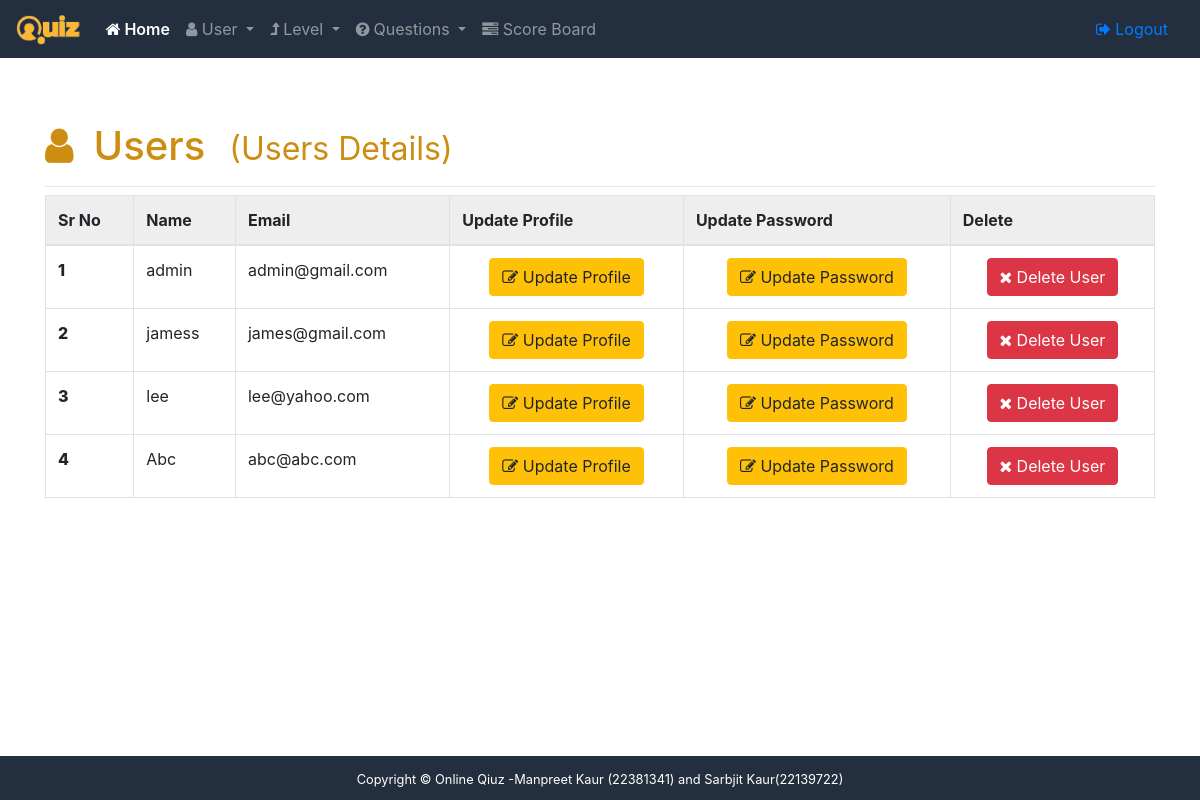
/admin/user/manage (signed in), run on the app's committed database.
### app/admin/models.py (models this page shows, shortened)
class User(db.Model):
    id = db.Column(db.Integer, primary_key=True)
    name = db.Column(db.String(80), unique=True, nullable=False)
    email = db.Column(db.String(120), unique=True, nullable=False)
    password = db.Column(db.String(120), nullable=False)
    is_admin = db.Column(db.Boolean, nullable=False)
    def __repr__(self):
        return '<User %r>' % self.name

### app/admin/controller.py (the view)
@admin_routes.route('/user/manage')
@login_required
def manage_users():
    users = User.query.all()
    print(users)
    return render_template("admin/viewusers.html", users=users)

### app/admin/__init__.py (called while the page is built)
def login_required(f):
    @wraps(f)
    def wrap(*args, **kwargs):
        if 'quizadmin' in session:
            return f(*args, **kwargs)
        else:
            flash("You need to login first","danger")
            return redirect(url_for('admin.login'))
    return wrap

### app/templates/admin/viewusers.html (shortened to what this page needs)
{% extends 'admin/base.html' %}
{% block content %}
<div class="container">
    <div class="table-responsive">
        <h1 class="mt-5"><i class="fa fa-user"></i>Users<small class="ml-4">(Users Details)</small></h1>
        <hr class="mb-2"/>
        <table class="table table-bordered">
            <thead>
                <tr>
                    <th>Sr No</th>
                    <th>Name</th>
                    <th>Email</th>
                    <th>Update Profile</th>
                    <th>Update Password</th>
                    <th>Delete</th>
                </tr>
            </thead>
            <tbody>
                {% for user in users %}
                    <tr>
                        <td>{{ loop.index }}</td>
                        <td>{{ user.name }}</td>
                        <td>{{ user.email }}</td>
                        <td>
                            <a href="{{ url_for("admin.edit_user_profile",id_=user.id) }}">
                                <button class="btn btn-warning">
                                <i class="fa fa-edit"></i> Update Profile</button>
                            </a>
                        </td>
                        <td>
                            <a href="{{ url_for("admin.change_user_password",id_=user.id) }}">
                                <button class="btn btn-warning">
                                <i class="fa fa-edit"></i> Update Password</button>
                            </a>
                        </td>
                        <td>
                            <form action="{{ url_for('admin.delete_user',id_=user.id) }}" method="post" onsubmit="return deleteUser('{{ user.name }}');">
                            <button class="btn btn-danger">
                                <i class="fa fa-times"></i> Delete User</button>
                            </form>
                        </td>
                    </tr>
                {% endfor %}
            </tbody>
        </table>
    </div>
</div>
{% endblock %}

### app/static/style.css (style rules this page uses)
.table thead tr { background-color: #eee; }
.table tr td .btn { display: block; margin: auto; }
.table tbody tr td:first-child { font-weight: 800; }
.table-responsive h1 i:first-child { margin-right: 20px; }
h1 { color: #cc8d10; }
h1 i { margin-right: 20px; }

### data on the page
User: name "admin", email "admin@gmail.com"
User: name "jamess", email "james@gmail.com"
User: name "lee", email "lee@yahoo.com"
User: name "Abc", email "abc@abc.com"
